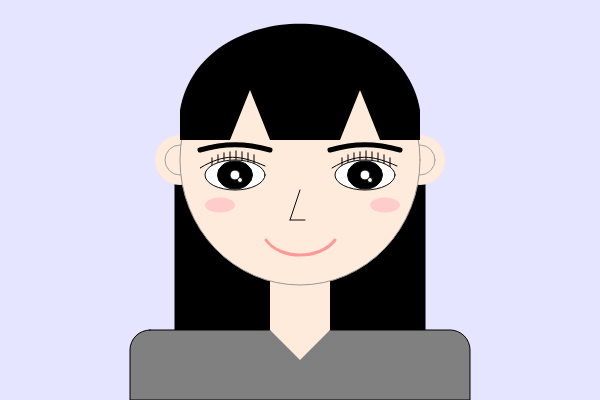
Frame 1 (no input)
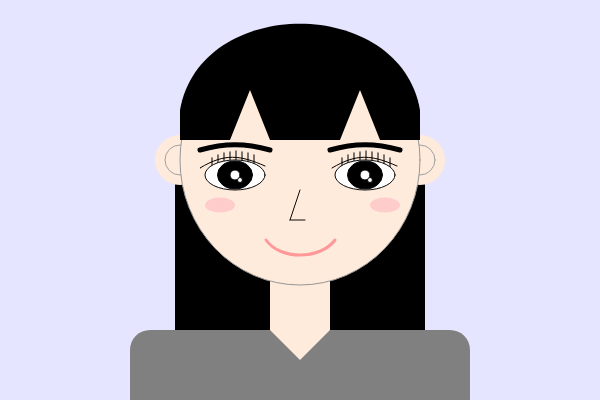
Frame 60 (no input)
Frame 120 (the mouse pressed at the canvas centre since frame 60): identical to frame 60, image omitted

The p5.js sketch that drew these frames (run headless with seeded random() and noise() and a simulated clock; from frame 60 on, the mouse is pressed at the canvas centre):

// p5.js sketch
// ── sketch.js
function setup() {
  createCanvas(600, 400);
}

function draw() {
  background('#E5E5FF');
  
  //뒷머리
  fill(0);
  rect(175, 130, 250, 250, 20, 20, 0, 0);
  
  //상의
  fill('	#808080');
  rect(130, 330, 340, 70, 20, 20, 0, 0);
  
  //목
  fill(255, 235, 220);
  noStroke();
  rect(270, 280, 60, 50);
  triangle(270, 330, 330, 330, 300, 360);

  
  //귀
  ellipse(180, 160, 50, 50);
  ellipse(420, 160, 50, 50);
  stroke(160);
  ellipse(180, 160, 30, 30);
  ellipse(420, 160, 30, 30);
  
  
  //얼굴태형태
  stroke(150);
  ellipse(300, 160, 240, 250);
  
  
  // 앞머리
  fill(0);
  noStroke();
  beginShape();
  vertex(180, 110);                         // 왼쪽 (더 위로)
  bezierVertex(200, -5, 400, -5, 420, 110); // 머리 윗라인
  vertex(420, 140);                         // 오른쪽 옆 (위로 올림)
  vertex(180, 140);                         // 왼쪽 옆 (위로 올림)
  endShape(CLOSE);
  fill(255, 235, 220);
  triangle(230, 140, 250, 90, 270, 140);
  triangle(340, 140, 360, 90, 380, 140);
  
  
  //눈썹
  push();
  noFill();       // 도형 내부를 채우지 않음
  stroke(0);      // 선 색상을 검은색으로 설정
  strokeWeight(5);  // 선의 굵기를 5로 설정
  bezier(200, 150, 225, 143, 245, 143, 270, 150);
  bezier(330, 150, 355, 143, 375, 143, 400, 150);
  pop();
  

  //속눈썹
  push();
  noFill();
  stroke(50);
  strokeWeight(1.3);
  //왼쪽
  line(212, 168, 212, 158);
  line(218, 165, 218, 155);
  line(224, 163, 224, 153);
  line(230, 162, 230, 152);
  line(236, 161, 236, 151);
  line(242, 162, 242, 152);
  line(248, 163, 248, 153);
  line(254, 165, 254, 155);
  //오른쪽
  line(342, 168, 342, 158);
  line(348, 165, 348, 155);
  line(354, 163, 354, 153);
  line(360, 162, 360, 152);
  line(366, 161, 366, 151);
  line(372, 162, 372, 152);
  line(378, 163, 378, 153);
  line(384, 165, 384, 155);
  line(390, 168, 390, 158);
  pop();
  
  //눈
  fill(255);
  stroke(10);
  ellipse(235, 175, 60, 30);
  ellipse(365, 175, 60, 30);
  
  //눈알
  fill(0);
  ellipse(235, 175, 35, 28);
  ellipse(365, 175, 35, 28);
  fill(255);
  ellipse(240, 180, 5, 5);
  ellipse(235, 175, 10, 10);
  ellipse(370, 180, 5, 5);
  ellipse(365, 175, 10, 10)
  
  //쌍커풀
  push();
  noFill();
  stroke(0);
  //왼쪽
  bezier(200, 168, 225, 153, 240, 155, 265, 166);
  //오른쪽
  bezier(397, 166, 372, 155, 357, 153, 332, 168);
  pop();
  

  
  //코
  line(300, 190, 290, 220);
  line(290, 220, 305, 220);
  
  
  //입
  push()
  noFill();
  stroke('#FF9999');
  strokeWeight(3);
  bezier(266, 240, 280, 260, 320, 260, 335, 240);
  pop();
  
  //볼터치
  noStroke();
  fill('#FFCCCC');
  ellipse(220, 205, 30, 15);
  ellipse(385, 205, 30, 15);

}
